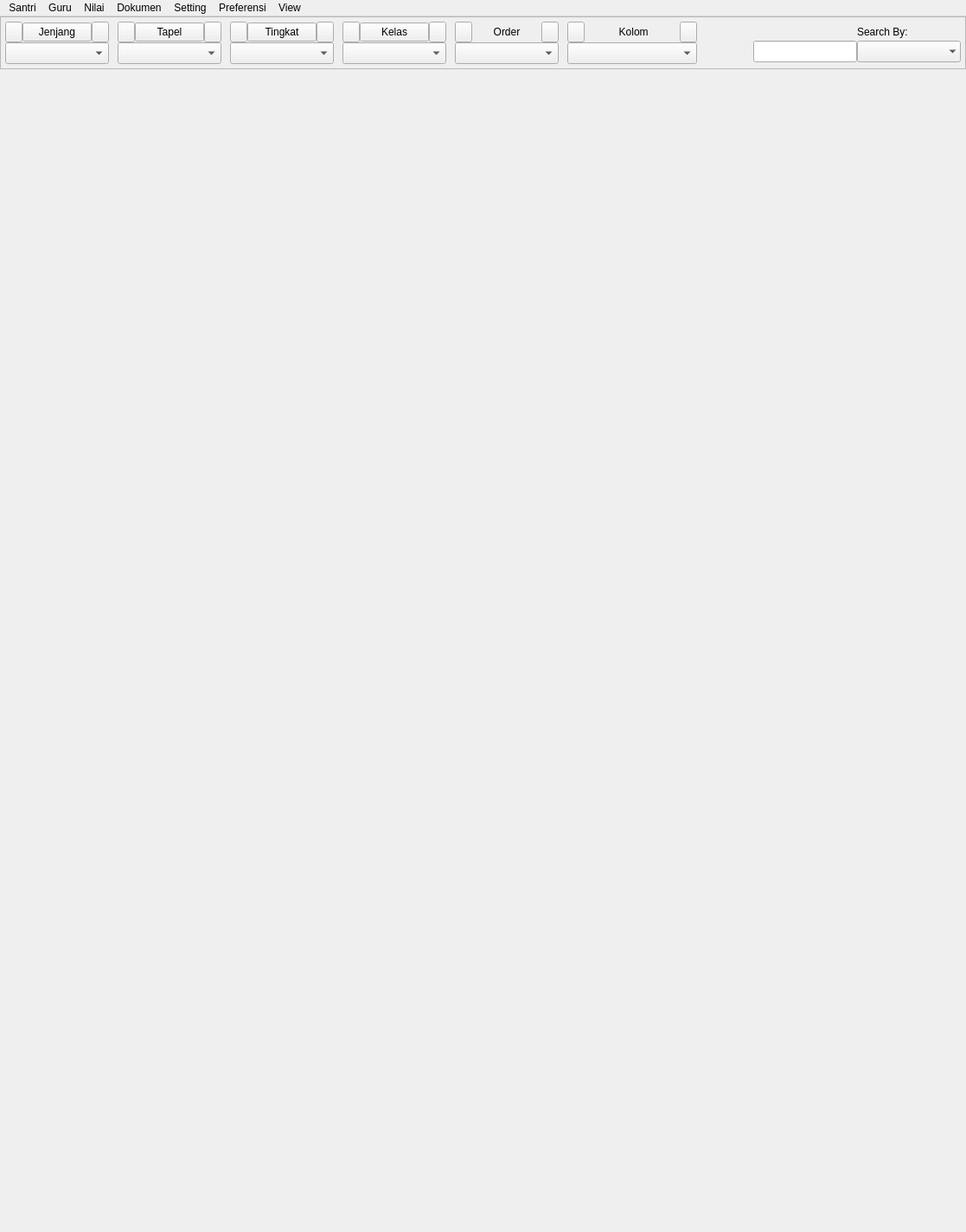
<?xml version="1.0" encoding="UTF-8"?>
<ui version="4.0">
 <class>MainWindow</class>
 <widget class="QMainWindow" name="MainWindow">
  <property name="geometry">
   <rect>
    <x>0</x>
    <y>0</y>
    <width>1117</width>
    <height>1424</height>
   </rect>
  </property>
  <property name="windowTitle">
   <string>MainWindow</string>
  </property>
  <widget class="QWidget" name="centralwidget">
   <layout class="QGridLayout" name="gridLayout" rowstretch="0,0">
    <property name="leftMargin">
     <number>0</number>
    </property>
    <property name="topMargin">
     <number>0</number>
    </property>
    <property name="rightMargin">
     <number>0</number>
    </property>
    <property name="bottomMargin">
     <number>0</number>
    </property>
    <property name="horizontalSpacing">
     <number>0</number>
    </property>
    <property name="verticalSpacing">
     <number>5</number>
    </property>
    <item row="0" column="0">
     <widget class="QFrame" name="frame_filter">
      <property name="sizePolicy">
       <sizepolicy hsizetype="Preferred" vsizetype="Maximum">
        <horstretch>0</horstretch>
        <verstretch>0</verstretch>
       </sizepolicy>
      </property>
      <property name="font">
       <font>
        <pointsize>9</pointsize>
       </font>
      </property>
      <property name="frameShape">
       <enum>QFrame::StyledPanel</enum>
      </property>
      <property name="frameShadow">
       <enum>QFrame::Raised</enum>
      </property>
      <layout class="QGridLayout" name="gridLayout_7">
       <property name="leftMargin">
        <number>5</number>
       </property>
       <property name="topMargin">
        <number>5</number>
       </property>
       <property name="rightMargin">
        <number>5</number>
       </property>
       <property name="bottomMargin">
        <number>5</number>
       </property>
       <property name="horizontalSpacing">
        <number>10</number>
       </property>
       <property name="verticalSpacing">
        <number>0</number>
       </property>
       <item row="0" column="7">
        <widget class="QWidget" name="frame_order_by" native="true">
         <property name="sizePolicy">
          <sizepolicy hsizetype="Maximum" vsizetype="Preferred">
           <horstretch>0</horstretch>
           <verstretch>0</verstretch>
          </sizepolicy>
         </property>
         <property name="font">
          <font>
           <pointsize>9</pointsize>
           <weight>50</weight>
           <bold>false</bold>
          </font>
         </property>
         <layout class="QGridLayout" name="gridLayout_8">
          <property name="leftMargin">
           <number>0</number>
          </property>
          <property name="topMargin">
           <number>0</number>
          </property>
          <property name="rightMargin">
           <number>0</number>
          </property>
          <property name="bottomMargin">
           <number>0</number>
          </property>
          <property name="spacing">
           <number>0</number>
          </property>
          <item row="0" column="0">
           <widget class="QPushButton" name="prev_order_by">
            <property name="sizePolicy">
             <sizepolicy hsizetype="Preferred" vsizetype="Fixed">
              <horstretch>0</horstretch>
              <verstretch>0</verstretch>
             </sizepolicy>
            </property>
            <property name="minimumSize">
             <size>
              <width>20</width>
              <height>24</height>
             </size>
            </property>
            <property name="maximumSize">
             <size>
              <width>20</width>
              <height>24</height>
             </size>
            </property>
            <property name="font">
             <font>
              <family>Segoe UI</family>
              <pointsize>9</pointsize>
              <weight>50</weight>
              <bold>false</bold>
             </font>
            </property>
            <property name="text">
             <string/>
            </property>
            <property name="iconSize">
             <size>
              <width>10</width>
              <height>10</height>
             </size>
            </property>
            <property name="default">
             <bool>false</bool>
            </property>
            <property name="flat">
             <bool>false</bool>
            </property>
           </widget>
          </item>
          <item row="0" column="1">
           <widget class="QLabel" name="label_order">
            <property name="minimumSize">
             <size>
              <width>0</width>
              <height>0</height>
             </size>
            </property>
            <property name="maximumSize">
             <size>
              <width>16777215</width>
              <height>20</height>
             </size>
            </property>
            <property name="font">
             <font>
              <pointsize>9</pointsize>
              <italic>false</italic>
             </font>
            </property>
            <property name="text">
             <string>Order</string>
            </property>
            <property name="alignment">
             <set>Qt::AlignCenter</set>
            </property>
           </widget>
          </item>
          <item row="0" column="2">
           <widget class="QPushButton" name="next_order_by">
            <property name="sizePolicy">
             <sizepolicy hsizetype="Preferred" vsizetype="Fixed">
              <horstretch>0</horstretch>
              <verstretch>0</verstretch>
             </sizepolicy>
            </property>
            <property name="minimumSize">
             <size>
              <width>20</width>
              <height>24</height>
             </size>
            </property>
            <property name="maximumSize">
             <size>
              <width>20</width>
              <height>24</height>
             </size>
            </property>
            <property name="font">
             <font>
              <family>Segoe UI</family>
              <pointsize>9</pointsize>
              <weight>50</weight>
              <bold>false</bold>
             </font>
            </property>
            <property name="text">
             <string/>
            </property>
            <property name="iconSize">
             <size>
              <width>10</width>
              <height>10</height>
             </size>
            </property>
            <property name="default">
             <bool>false</bool>
            </property>
            <property name="flat">
             <bool>false</bool>
            </property>
           </widget>
          </item>
          <item row="1" column="0" colspan="3">
           <widget class="QComboBox" name="cbo_order_by">
            <property name="sizePolicy">
             <sizepolicy hsizetype="Expanding" vsizetype="Fixed">
              <horstretch>0</horstretch>
              <verstretch>0</verstretch>
             </sizepolicy>
            </property>
            <property name="minimumSize">
             <size>
              <width>120</width>
              <height>25</height>
             </size>
            </property>
            <property name="font">
             <font>
              <family>Segoe UI Semibold</family>
              <pointsize>9</pointsize>
             </font>
            </property>
           </widget>
          </item>
         </layout>
        </widget>
       </item>
       <item row="0" column="4">
        <widget class="QWidget" name="frame_tapel" native="true">
         <property name="sizePolicy">
          <sizepolicy hsizetype="Maximum" vsizetype="Maximum">
           <horstretch>0</horstretch>
           <verstretch>0</verstretch>
          </sizepolicy>
         </property>
         <property name="font">
          <font>
           <pointsize>9</pointsize>
           <weight>50</weight>
           <bold>false</bold>
          </font>
         </property>
         <property name="mouseTracking">
          <bool>true</bool>
         </property>
         <property name="contextMenuPolicy">
          <enum>Qt::DefaultContextMenu</enum>
         </property>
         <property name="inputMethodHints">
          <set>Qt::ImhHiddenText</set>
         </property>
         <layout class="QGridLayout" name="gridLayout_3">
          <property name="leftMargin">
           <number>0</number>
          </property>
          <property name="topMargin">
           <number>0</number>
          </property>
          <property name="rightMargin">
           <number>0</number>
          </property>
          <property name="bottomMargin">
           <number>0</number>
          </property>
          <property name="spacing">
           <number>0</number>
          </property>
          <item row="1" column="0" colspan="3">
           <widget class="QComboBox" name="cbo_tapel">
            <property name="sizePolicy">
             <sizepolicy hsizetype="Preferred" vsizetype="Fixed">
              <horstretch>0</horstretch>
              <verstretch>0</verstretch>
             </sizepolicy>
            </property>
            <property name="minimumSize">
             <size>
              <width>100</width>
              <height>25</height>
             </size>
            </property>
            <property name="font">
             <font>
              <family>Segoe UI Semibold</family>
              <pointsize>9</pointsize>
             </font>
            </property>
            <property name="maxVisibleItems">
             <number>20</number>
            </property>
           </widget>
          </item>
          <item row="0" column="0">
           <widget class="QPushButton" name="prev_tapel">
            <property name="sizePolicy">
             <sizepolicy hsizetype="Preferred" vsizetype="Fixed">
              <horstretch>0</horstretch>
              <verstretch>0</verstretch>
             </sizepolicy>
            </property>
            <property name="minimumSize">
             <size>
              <width>20</width>
              <height>24</height>
             </size>
            </property>
            <property name="maximumSize">
             <size>
              <width>20</width>
              <height>24</height>
             </size>
            </property>
            <property name="font">
             <font>
              <family>Segoe UI</family>
              <pointsize>9</pointsize>
              <weight>50</weight>
              <italic>false</italic>
              <bold>false</bold>
             </font>
            </property>
            <property name="text">
             <string/>
            </property>
            <property name="iconSize">
             <size>
              <width>10</width>
              <height>10</height>
             </size>
            </property>
            <property name="default">
             <bool>false</bool>
            </property>
            <property name="flat">
             <bool>false</bool>
            </property>
           </widget>
          </item>
          <item row="0" column="2">
           <widget class="QPushButton" name="next_tapel">
            <property name="sizePolicy">
             <sizepolicy hsizetype="Preferred" vsizetype="Fixed">
              <horstretch>0</horstretch>
              <verstretch>0</verstretch>
             </sizepolicy>
            </property>
            <property name="minimumSize">
             <size>
              <width>20</width>
              <height>24</height>
             </size>
            </property>
            <property name="maximumSize">
             <size>
              <width>20</width>
              <height>24</height>
             </size>
            </property>
            <property name="font">
             <font>
              <family>Segoe UI</family>
              <pointsize>9</pointsize>
              <weight>50</weight>
              <italic>false</italic>
              <bold>false</bold>
             </font>
            </property>
            <property name="text">
             <string/>
            </property>
            <property name="iconSize">
             <size>
              <width>10</width>
              <height>10</height>
             </size>
            </property>
            <property name="default">
             <bool>false</bool>
            </property>
            <property name="flat">
             <bool>false</bool>
            </property>
           </widget>
          </item>
          <item row="0" column="1">
           <widget class="QPushButton" name="label_tapel">
            <property name="font">
             <font>
              <pointsize>9</pointsize>
             </font>
            </property>
            <property name="text">
             <string>Tapel</string>
            </property>
           </widget>
          </item>
         </layout>
        </widget>
       </item>
       <item row="0" column="1">
        <widget class="QWidget" name="frame_jenjang" native="true">
         <property name="sizePolicy">
          <sizepolicy hsizetype="Maximum" vsizetype="Maximum">
           <horstretch>0</horstretch>
           <verstretch>0</verstretch>
          </sizepolicy>
         </property>
         <property name="font">
          <font>
           <pointsize>9</pointsize>
           <weight>50</weight>
           <bold>false</bold>
          </font>
         </property>
         <property name="inputMethodHints">
          <set>Qt::ImhHiddenText</set>
         </property>
         <layout class="QGridLayout" name="gridLayout_2">
          <property name="leftMargin">
           <number>0</number>
          </property>
          <property name="topMargin">
           <number>0</number>
          </property>
          <property name="rightMargin">
           <number>0</number>
          </property>
          <property name="bottomMargin">
           <number>0</number>
          </property>
          <property name="spacing">
           <number>0</number>
          </property>
          <item row="0" column="0">
           <widget class="QPushButton" name="prev_jenjang">
            <property name="sizePolicy">
             <sizepolicy hsizetype="Preferred" vsizetype="Fixed">
              <horstretch>0</horstretch>
              <verstretch>0</verstretch>
             </sizepolicy>
            </property>
            <property name="minimumSize">
             <size>
              <width>20</width>
              <height>24</height>
             </size>
            </property>
            <property name="maximumSize">
             <size>
              <width>20</width>
              <height>24</height>
             </size>
            </property>
            <property name="font">
             <font>
              <family>Segoe UI</family>
              <pointsize>9</pointsize>
              <weight>50</weight>
              <bold>false</bold>
             </font>
            </property>
            <property name="iconSize">
             <size>
              <width>16</width>
              <height>16</height>
             </size>
            </property>
           </widget>
          </item>
          <item row="0" column="2">
           <widget class="QPushButton" name="next_jenjang">
            <property name="sizePolicy">
             <sizepolicy hsizetype="Preferred" vsizetype="Fixed">
              <horstretch>0</horstretch>
              <verstretch>0</verstretch>
             </sizepolicy>
            </property>
            <property name="minimumSize">
             <size>
              <width>20</width>
              <height>24</height>
             </size>
            </property>
            <property name="maximumSize">
             <size>
              <width>20</width>
              <height>24</height>
             </size>
            </property>
            <property name="font">
             <font>
              <family>Segoe UI</family>
              <pointsize>9</pointsize>
              <weight>50</weight>
              <bold>false</bold>
             </font>
            </property>
            <property name="text">
             <string/>
            </property>
            <property name="iconSize">
             <size>
              <width>16</width>
              <height>16</height>
             </size>
            </property>
            <property name="default">
             <bool>false</bool>
            </property>
            <property name="flat">
             <bool>false</bool>
            </property>
           </widget>
          </item>
          <item row="1" column="0" colspan="3">
           <widget class="QComboBox" name="cbo_jenjang">
            <property name="minimumSize">
             <size>
              <width>0</width>
              <height>25</height>
             </size>
            </property>
            <property name="font">
             <font>
              <family>Segoe UI Semibold</family>
              <pointsize>9</pointsize>
             </font>
            </property>
           </widget>
          </item>
          <item row="0" column="1">
           <widget class="QPushButton" name="label_jenjang">
            <property name="font">
             <font>
              <pointsize>9</pointsize>
             </font>
            </property>
            <property name="text">
             <string>Jenjang</string>
            </property>
           </widget>
          </item>
         </layout>
        </widget>
       </item>
       <item row="0" column="5">
        <widget class="QWidget" name="frame_tingkat" native="true">
         <property name="sizePolicy">
          <sizepolicy hsizetype="Maximum" vsizetype="Maximum">
           <horstretch>0</horstretch>
           <verstretch>0</verstretch>
          </sizepolicy>
         </property>
         <property name="minimumSize">
          <size>
           <width>0</width>
           <height>20</height>
          </size>
         </property>
         <property name="font">
          <font>
           <pointsize>9</pointsize>
           <weight>50</weight>
           <bold>false</bold>
          </font>
         </property>
         <layout class="QGridLayout" name="gridLayout_4">
          <property name="leftMargin">
           <number>0</number>
          </property>
          <property name="topMargin">
           <number>0</number>
          </property>
          <property name="rightMargin">
           <number>0</number>
          </property>
          <property name="bottomMargin">
           <number>0</number>
          </property>
          <property name="spacing">
           <number>0</number>
          </property>
          <item row="0" column="0">
           <widget class="QPushButton" name="prev_tingkat">
            <property name="sizePolicy">
             <sizepolicy hsizetype="Preferred" vsizetype="Fixed">
              <horstretch>0</horstretch>
              <verstretch>0</verstretch>
             </sizepolicy>
            </property>
            <property name="minimumSize">
             <size>
              <width>20</width>
              <height>24</height>
             </size>
            </property>
            <property name="maximumSize">
             <size>
              <width>20</width>
              <height>24</height>
             </size>
            </property>
            <property name="font">
             <font>
              <family>Segoe UI</family>
              <pointsize>9</pointsize>
              <weight>50</weight>
              <bold>false</bold>
             </font>
            </property>
            <property name="text">
             <string/>
            </property>
            <property name="iconSize">
             <size>
              <width>10</width>
              <height>10</height>
             </size>
            </property>
            <property name="default">
             <bool>false</bool>
            </property>
            <property name="flat">
             <bool>false</bool>
            </property>
           </widget>
          </item>
          <item row="0" column="2">
           <widget class="QPushButton" name="next_tingkat">
            <property name="sizePolicy">
             <sizepolicy hsizetype="Preferred" vsizetype="Fixed">
              <horstretch>0</horstretch>
              <verstretch>0</verstretch>
             </sizepolicy>
            </property>
            <property name="minimumSize">
             <size>
              <width>20</width>
              <height>24</height>
             </size>
            </property>
            <property name="maximumSize">
             <size>
              <width>20</width>
              <height>24</height>
             </size>
            </property>
            <property name="font">
             <font>
              <family>Segoe UI</family>
              <pointsize>9</pointsize>
              <weight>50</weight>
              <bold>false</bold>
             </font>
            </property>
            <property name="text">
             <string/>
            </property>
            <property name="iconSize">
             <size>
              <width>10</width>
              <height>10</height>
             </size>
            </property>
            <property name="default">
             <bool>false</bool>
            </property>
            <property name="flat">
             <bool>false</bool>
            </property>
           </widget>
          </item>
          <item row="1" column="0" colspan="3">
           <widget class="QComboBox" name="cbo_tingkat">
            <property name="sizePolicy">
             <sizepolicy hsizetype="Expanding" vsizetype="Fixed">
              <horstretch>0</horstretch>
              <verstretch>0</verstretch>
             </sizepolicy>
            </property>
            <property name="minimumSize">
             <size>
              <width>0</width>
              <height>25</height>
             </size>
            </property>
            <property name="font">
             <font>
              <family>Segoe UI Semibold</family>
              <pointsize>9</pointsize>
             </font>
            </property>
           </widget>
          </item>
          <item row="0" column="1">
           <widget class="QPushButton" name="label_tingkat">
            <property name="font">
             <font>
              <pointsize>9</pointsize>
             </font>
            </property>
            <property name="text">
             <string>Tingkat</string>
            </property>
           </widget>
          </item>
         </layout>
        </widget>
       </item>
       <item row="0" column="9">
        <widget class="QWidget" name="frame_kolom" native="true">
         <property name="sizePolicy">
          <sizepolicy hsizetype="Maximum" vsizetype="Preferred">
           <horstretch>0</horstretch>
           <verstretch>0</verstretch>
          </sizepolicy>
         </property>
         <property name="font">
          <font>
           <pointsize>9</pointsize>
           <weight>50</weight>
           <bold>false</bold>
          </font>
         </property>
         <layout class="QGridLayout" name="gridLayout_9">
          <property name="leftMargin">
           <number>0</number>
          </property>
          <property name="topMargin">
           <number>0</number>
          </property>
          <property name="rightMargin">
           <number>0</number>
          </property>
          <property name="bottomMargin">
           <number>0</number>
          </property>
          <property name="spacing">
           <number>0</number>
          </property>
          <item row="0" column="0">
           <widget class="QPushButton" name="prev_kolom">
            <property name="sizePolicy">
             <sizepolicy hsizetype="Preferred" vsizetype="Fixed">
              <horstretch>0</horstretch>
              <verstretch>0</verstretch>
             </sizepolicy>
            </property>
            <property name="minimumSize">
             <size>
              <width>20</width>
              <height>24</height>
             </size>
            </property>
            <property name="maximumSize">
             <size>
              <width>20</width>
              <height>24</height>
             </size>
            </property>
            <property name="font">
             <font>
              <family>Segoe UI</family>
              <pointsize>9</pointsize>
              <weight>50</weight>
              <bold>false</bold>
             </font>
            </property>
            <property name="text">
             <string/>
            </property>
            <property name="iconSize">
             <size>
              <width>10</width>
              <height>10</height>
             </size>
            </property>
            <property name="default">
             <bool>false</bool>
            </property>
            <property name="flat">
             <bool>false</bool>
            </property>
           </widget>
          </item>
          <item row="0" column="1">
           <widget class="QLabel" name="label_kolom">
            <property name="minimumSize">
             <size>
              <width>0</width>
              <height>20</height>
             </size>
            </property>
            <property name="maximumSize">
             <size>
              <width>16777215</width>
              <height>20</height>
             </size>
            </property>
            <property name="font">
             <font>
              <pointsize>9</pointsize>
              <italic>false</italic>
             </font>
            </property>
            <property name="text">
             <string> Kolom</string>
            </property>
            <property name="alignment">
             <set>Qt::AlignCenter</set>
            </property>
           </widget>
          </item>
          <item row="0" column="2">
           <widget class="QPushButton" name="next_kolom">
            <property name="sizePolicy">
             <sizepolicy hsizetype="Preferred" vsizetype="Fixed">
              <horstretch>0</horstretch>
              <verstretch>0</verstretch>
             </sizepolicy>
            </property>
            <property name="minimumSize">
             <size>
              <width>20</width>
              <height>24</height>
             </size>
            </property>
            <property name="maximumSize">
             <size>
              <width>20</width>
              <height>24</height>
             </size>
            </property>
            <property name="font">
             <font>
              <family>Segoe UI</family>
              <pointsize>9</pointsize>
              <weight>50</weight>
              <bold>false</bold>
             </font>
            </property>
            <property name="text">
             <string/>
            </property>
            <property name="iconSize">
             <size>
              <width>10</width>
              <height>10</height>
             </size>
            </property>
            <property name="default">
             <bool>false</bool>
            </property>
            <property name="flat">
             <bool>false</bool>
            </property>
           </widget>
          </item>
          <item row="1" column="0" colspan="3">
           <widget class="QComboBox" name="cbo_kolom">
            <property name="sizePolicy">
             <sizepolicy hsizetype="Expanding" vsizetype="Fixed">
              <horstretch>0</horstretch>
              <verstretch>0</verstretch>
             </sizepolicy>
            </property>
            <property name="minimumSize">
             <size>
              <width>150</width>
              <height>25</height>
             </size>
            </property>
            <property name="font">
             <font>
              <family>Segoe UI Semibold</family>
              <pointsize>9</pointsize>
             </font>
            </property>
            <property name="sizeAdjustPolicy">
             <enum>QComboBox::AdjustToContents</enum>
            </property>
           </widget>
          </item>
         </layout>
        </widget>
       </item>
       <item row="0" column="6">
        <widget class="QWidget" name="frame_kelas" native="true">
         <property name="sizePolicy">
          <sizepolicy hsizetype="Maximum" vsizetype="Preferred">
           <horstretch>0</horstretch>
           <verstretch>0</verstretch>
          </sizepolicy>
         </property>
         <property name="font">
          <font>
           <pointsize>9</pointsize>
           <weight>50</weight>
           <bold>false</bold>
          </font>
         </property>
         <layout class="QGridLayout" name="gridLayout_5">
          <property name="leftMargin">
           <number>0</number>
          </property>
          <property name="topMargin">
           <number>0</number>
          </property>
          <property name="rightMargin">
           <number>0</number>
          </property>
          <property name="bottomMargin">
           <number>0</number>
          </property>
          <property name="spacing">
           <number>0</number>
          </property>
          <item row="0" column="2">
           <widget class="QPushButton" name="next_kelas">
            <property name="sizePolicy">
             <sizepolicy hsizetype="Preferred" vsizetype="Fixed">
              <horstretch>0</horstretch>
              <verstretch>0</verstretch>
             </sizepolicy>
            </property>
            <property name="minimumSize">
             <size>
              <width>20</width>
              <height>24</height>
             </size>
            </property>
            <property name="maximumSize">
             <size>
              <width>20</width>
              <height>24</height>
             </size>
            </property>
            <property name="font">
             <font>
              <family>Segoe UI</family>
              <pointsize>9</pointsize>
              <weight>50</weight>
              <bold>false</bold>
             </font>
            </property>
            <property name="text">
             <string/>
            </property>
            <property name="iconSize">
             <size>
              <width>10</width>
              <height>10</height>
             </size>
            </property>
            <property name="default">
             <bool>false</bool>
            </property>
            <property name="flat">
             <bool>false</bool>
            </property>
           </widget>
          </item>
          <item row="0" column="0">
           <widget class="QPushButton" name="prev_kelas">
            <property name="sizePolicy">
             <sizepolicy hsizetype="Preferred" vsizetype="Fixed">
              <horstretch>0</horstretch>
              <verstretch>0</verstretch>
             </sizepolicy>
            </property>
            <property name="minimumSize">
             <size>
              <width>20</width>
              <height>24</height>
             </size>
            </property>
            <property name="maximumSize">
             <size>
              <width>20</width>
              <height>24</height>
             </size>
            </property>
            <property name="font">
             <font>
              <family>Segoe UI</family>
              <pointsize>9</pointsize>
              <weight>50</weight>
              <bold>false</bold>
             </font>
            </property>
            <property name="text">
             <string/>
            </property>
            <property name="iconSize">
             <size>
              <width>10</width>
              <height>10</height>
             </size>
            </property>
            <property name="default">
             <bool>false</bool>
            </property>
            <property name="flat">
             <bool>false</bool>
            </property>
           </widget>
          </item>
          <item row="1" column="0" colspan="3">
           <widget class="QComboBox" name="cbo_kelas">
            <property name="sizePolicy">
             <sizepolicy hsizetype="Expanding" vsizetype="Fixed">
              <horstretch>0</horstretch>
              <verstretch>0</verstretch>
             </sizepolicy>
            </property>
            <property name="minimumSize">
             <size>
              <width>0</width>
              <height>25</height>
             </size>
            </property>
            <property name="font">
             <font>
              <family>Segoe UI Semibold</family>
              <pointsize>9</pointsize>
             </font>
            </property>
            <property name="maxVisibleItems">
             <number>20</number>
            </property>
           </widget>
          </item>
          <item row="0" column="1">
           <widget class="QPushButton" name="label_kelas">
            <property name="font">
             <font>
              <pointsize>9</pointsize>
             </font>
            </property>
            <property name="text">
             <string>Kelas</string>
            </property>
           </widget>
          </item>
         </layout>
        </widget>
       </item>
       <item row="0" column="10">
        <spacer name="horizontalSpacer_2">
         <property name="font">
          <font>
           <pointsize>9</pointsize>
          </font>
         </property>
         <property name="orientation">
          <enum>Qt::Horizontal</enum>
         </property>
         <property name="sizeHint" stdset="0">
          <size>
           <width>40</width>
           <height>20</height>
          </size>
         </property>
        </spacer>
       </item>
       <item row="0" column="11">
        <widget class="QWidget" name="frame_search" native="true">
         <property name="sizePolicy">
          <sizepolicy hsizetype="Maximum" vsizetype="Maximum">
           <horstretch>0</horstretch>
           <verstretch>0</verstretch>
          </sizepolicy>
         </property>
         <property name="minimumSize">
          <size>
           <width>100</width>
           <height>0</height>
          </size>
         </property>
         <property name="font">
          <font>
           <pointsize>9</pointsize>
           <weight>50</weight>
           <bold>false</bold>
          </font>
         </property>
         <property name="inputMethodHints">
          <set>Qt::ImhHiddenText</set>
         </property>
         <layout class="QGridLayout" name="gridLayout_6">
          <property name="leftMargin">
           <number>0</number>
          </property>
          <property name="topMargin">
           <number>0</number>
          </property>
          <property name="rightMargin">
           <number>0</number>
          </property>
          <property name="bottomMargin">
           <number>0</number>
          </property>
          <property name="spacing">
           <number>0</number>
          </property>
          <item row="1" column="0" colspan="2">
           <widget class="QLineEdit" name="line_search">
            <property name="sizePolicy">
             <sizepolicy hsizetype="Expanding" vsizetype="Fixed">
              <horstretch>0</horstretch>
              <verstretch>0</verstretch>
             </sizepolicy>
            </property>
            <property name="minimumSize">
             <size>
              <width>120</width>
              <height>25</height>
             </size>
            </property>
            <property name="maximumSize">
             <size>
              <width>120</width>
              <height>16777215</height>
             </size>
            </property>
            <property name="font">
             <font>
              <pointsize>9</pointsize>
             </font>
            </property>
            <property name="frame">
             <bool>true</bool>
            </property>
            <property name="clearButtonEnabled">
             <bool>true</bool>
            </property>
           </widget>
          </item>
          <item row="1" column="2">
           <widget class="QComboBox" name="cbo_search_by">
            <property name="sizePolicy">
             <sizepolicy hsizetype="Expanding" vsizetype="Fixed">
              <horstretch>0</horstretch>
              <verstretch>0</verstretch>
             </sizepolicy>
            </property>
            <property name="minimumSize">
             <size>
              <width>120</width>
              <height>25</height>
             </size>
            </property>
            <property name="maximumSize">
             <size>
              <width>120</width>
              <height>16777215</height>
             </size>
            </property>
            <property name="font">
             <font>
              <pointsize>9</pointsize>
             </font>
            </property>
            <property name="editable">
             <bool>false</bool>
            </property>
            <property name="frame">
             <bool>false</bool>
            </property>
           </widget>
          </item>
          <item row="0" column="2">
           <widget class="QLabel" name="label_search">
            <property name="sizePolicy">
             <sizepolicy hsizetype="Preferred" vsizetype="Maximum">
              <horstretch>0</horstretch>
              <verstretch>0</verstretch>
             </sizepolicy>
            </property>
            <property name="minimumSize">
             <size>
              <width>0</width>
              <height>20</height>
             </size>
            </property>
            <property name="font">
             <font>
              <pointsize>9</pointsize>
              <italic>false</italic>
              <underline>false</underline>
             </font>
            </property>
            <property name="text">
             <string>Search By:</string>
            </property>
            <property name="alignment">
             <set>Qt::AlignLeading|Qt::AlignLeft|Qt::AlignVCenter</set>
            </property>
            <property name="margin">
             <number>0</number>
            </property>
            <property name="indent">
             <number>0</number>
            </property>
           </widget>
          </item>
         </layout>
        </widget>
       </item>
      </layout>
     </widget>
    </item>
    <item row="1" column="0">
     <widget class="QTabWidget" name="main_tab">
      <property name="font">
       <font>
        <pointsize>9</pointsize>
       </font>
      </property>
      <property name="tabShape">
       <enum>QTabWidget::Rounded</enum>
      </property>
      <property name="documentMode">
       <bool>true</bool>
      </property>
      <property name="tabsClosable">
       <bool>true</bool>
      </property>
      <property name="tabBarAutoHide">
       <bool>false</bool>
      </property>
     </widget>
    </item>
   </layout>
  </widget>
  <widget class="QMenuBar" name="menuBar">
   <property name="geometry">
    <rect>
     <x>0</x>
     <y>0</y>
     <width>1117</width>
     <height>21</height>
    </rect>
   </property>
   <widget class="QMenu" name="menuSantri">
    <property name="title">
     <string>Santri</string>
    </property>
    <addaction name="actionDaftar_Kelas"/>
    <addaction name="actionRekap_Santri"/>
    <addaction name="separator"/>
    <addaction name="actionMutasiMasuk"/>
    <addaction name="actionMutasiKeluar"/>
    <addaction name="separator"/>
    <addaction name="actionPindah_Kelas"/>
    <addaction name="actionMI_ke_MD"/>
    <addaction name="separator"/>
    <addaction name="actionKenaikan"/>
    <addaction name="actionKelulusan"/>
    <addaction name="separator"/>
    <addaction name="actionCari"/>
    <addaction name="actionTabel"/>
    <addaction name="separator"/>
   </widget>
   <widget class="QMenu" name="menuGuru">
    <property name="title">
     <string>Guru</string>
    </property>
    <addaction name="actionBukuIndukGuru"/>
    <addaction name="actionRiwayatKeaktifan"/>
    <addaction name="actionRiwayat_Mengajar"/>
    <addaction name="actionAdmGuru"/>
   </widget>
   <widget class="QMenu" name="menuSetting">
    <property name="tearOffEnabled">
     <bool>false</bool>
    </property>
    <property name="title">
     <string>Setting</string>
    </property>
    <addaction name="actionInput_By_Excel"/>
    <addaction name="actionInput_Riwayat"/>
    <addaction name="actionTabelAll"/>
    <addaction name="actionClear_hashdata"/>
   </widget>
   <widget class="QMenu" name="menuNilai">
    <property name="title">
     <string>Nilai</string>
    </property>
    <widget class="QMenu" name="menuCetak">
     <property name="title">
      <string>Cetak</string>
     </property>
     <addaction name="actionRekap"/>
     <addaction name="actionRapor_MI"/>
     <addaction name="actionRapor_MD"/>
     <addaction name="actionKartu_Peserta"/>
     <addaction name="actionLabel_Sampul"/>
    </widget>
    <widget class="QMenu" name="menuPengaturan">
     <property name="title">
      <string>Pengaturan</string>
     </property>
     <addaction name="actionKegiatan_Evaluatif"/>
     <addaction name="actionPeserta"/>
     <addaction name="actionMata_Pelajaran"/>
     <addaction name="actionEkstrakurikuler"/>
    </widget>
    <addaction name="menuPengaturan"/>
    <addaction name="actionInput_Nilai"/>
    <addaction name="menuCetak"/>
   </widget>
   <widget class="QMenu" name="menuDokumen">
    <property name="title">
     <string>Dokumen</string>
    </property>
    <addaction name="actionInput_Dokumen"/>
   </widget>
   <widget class="QMenu" name="menuView">
    <property name="title">
     <string>View</string>
    </property>
    <addaction name="actionShow_Filter"/>
   </widget>
   <widget class="QMenu" name="menuPreferensi_2">
    <property name="title">
     <string>Preferensi</string>
    </property>
    <addaction name="actionRiwayatKelas"/>
    <addaction name="actionAlamat"/>
    <addaction name="actionSekolah"/>
    <addaction name="actionKey_Value"/>
   </widget>
   <addaction name="menuSantri"/>
   <addaction name="menuGuru"/>
   <addaction name="menuNilai"/>
   <addaction name="menuDokumen"/>
   <addaction name="menuSetting"/>
   <addaction name="menuPreferensi_2"/>
   <addaction name="menuView"/>
  </widget>
  <action name="actionDaftar_Kelas">
   <property name="text">
    <string>Daftar Kelas</string>
   </property>
   <property name="shortcut">
    <string>Ctrl+D</string>
   </property>
  </action>
  <action name="actionRekap_Santri">
   <property name="text">
    <string>Rekap Santri</string>
   </property>
   <property name="shortcut">
    <string>Ctrl+R</string>
   </property>
  </action>
  <action name="actionBukuIndukGuru">
   <property name="text">
    <string>Buku Induk Guru</string>
   </property>
  </action>
  <action name="actionPindah_Kelas">
   <property name="text">
    <string>Pindah Kelas</string>
   </property>
  </action>
  <action name="actionMutasiKeluar">
   <property name="text">
    <string>Keluar</string>
   </property>
  </action>
  <action name="actionMutasiMasuk">
   <property name="text">
    <string>Masuk</string>
   </property>
  </action>
  <action name="actionKenaikan">
   <property name="text">
    <string>Kenaikan</string>
   </property>
  </action>
  <action name="actionKelulusan">
   <property name="text">
    <string>Kelulusan</string>
   </property>
  </action>
  <action name="actionMI_ke_MD">
   <property name="text">
    <string>MI ke MD</string>
   </property>
  </action>
  <action name="actionTabel">
   <property name="text">
    <string>Tabel</string>
   </property>
  </action>
  <action name="actionCari">
   <property name="text">
    <string>Cari</string>
   </property>
  </action>
  <action name="actionRekap">
   <property name="text">
    <string>Rekap</string>
   </property>
  </action>
  <action name="actionRapor_MI">
   <property name="text">
    <string>Rapor MI</string>
   </property>
  </action>
  <action name="actionKartu_Peserta">
   <property name="text">
    <string>Kartu Peserta</string>
   </property>
  </action>
  <action name="actionLabel_Sampul">
   <property name="text">
    <string>Label Sampul</string>
   </property>
  </action>
  <action name="actionRiwayatKeaktifan">
   <property name="text">
    <string>Riwayat Keaktifan</string>
   </property>
  </action>
  <action name="actionAdmGuru">
   <property name="text">
    <string>Adm Guru</string>
   </property>
  </action>
  <action name="actionTabelAll">
   <property name="text">
    <string>Tabel</string>
   </property>
  </action>
  <action name="actionInput_Dokumen">
   <property name="text">
    <string>Input Dokumen</string>
   </property>
  </action>
  <action name="actionRapor_MD">
   <property name="text">
    <string>Rapor MD</string>
   </property>
  </action>
  <action name="actionInput_By_Excel">
   <property name="text">
    <string>Input By Excel</string>
   </property>
  </action>
  <action name="actionShow_Filter">
   <property name="checkable">
    <bool>true</bool>
   </property>
   <property name="checked">
    <bool>true</bool>
   </property>
   <property name="text">
    <string>Show Filter</string>
   </property>
  </action>
  <action name="actionInput_Riwayat">
   <property name="text">
    <string>Input Riwayat</string>
   </property>
  </action>
  <action name="actionClear_hashdata">
   <property name="text">
    <string>Clear hashdata</string>
   </property>
  </action>
  <action name="actionInput_Nilai">
   <property name="text">
    <string>Input Nilai</string>
   </property>
  </action>
  <action name="actionRiwayat_Mengajar">
   <property name="text">
    <string>Riwayat Mengajar</string>
   </property>
  </action>
  <action name="actionRiwayatKelas">
   <property name="text">
    <string>Riwayat Kelas</string>
   </property>
  </action>
  <action name="actionAlamat">
   <property name="text">
    <string>Alamat</string>
   </property>
  </action>
  <action name="actionSekolah">
   <property name="text">
    <string>Sekolah</string>
   </property>
  </action>
  <action name="actionKey_Value">
   <property name="text">
    <string>Key Value</string>
   </property>
  </action>
  <action name="actionKegiatan_Evaluatif">
   <property name="text">
    <string>Kegiatan Evaluatif</string>
   </property>
  </action>
  <action name="actionPeserta">
   <property name="text">
    <string>Peserta</string>
   </property>
  </action>
  <action name="actionMata_Pelajaran">
   <property name="text">
    <string>Mata Pelajaran</string>
   </property>
  </action>
  <action name="actionEkstrakurikuler">
   <property name="text">
    <string>Ekstrakurikuler</string>
   </property>
  </action>
 </widget>
 <resources>
  <include location="../../resources.qrc"/>
 </resources>
 <connections/>
</ui>
